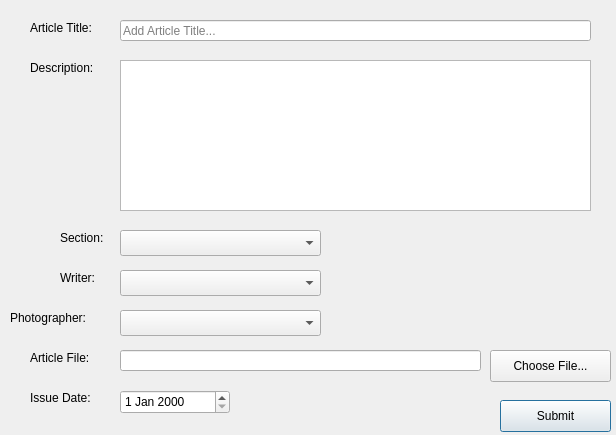
<?xml version="1.0" encoding="UTF-8"?>
<ui version="4.0">
 <class>newArticleWorkspaceWindow</class>
 <widget class="QDialog" name="newArticleWorkspaceWindow">
  <property name="geometry">
   <rect>
    <x>0</x>
    <y>0</y>
    <width>616</width>
    <height>435</height>
   </rect>
  </property>
  <property name="windowTitle">
   <string>Edit Article Workspace</string>
  </property>
  <widget class="QLabel" name="label">
   <property name="geometry">
    <rect>
     <x>30</x>
     <y>20</y>
     <width>91</width>
     <height>16</height>
    </rect>
   </property>
   <property name="text">
    <string>Article Title:</string>
   </property>
  </widget>
  <widget class="QLabel" name="label_2">
   <property name="geometry">
    <rect>
     <x>30</x>
     <y>60</y>
     <width>81</width>
     <height>16</height>
    </rect>
   </property>
   <property name="text">
    <string>Description:</string>
   </property>
  </widget>
  <widget class="QLabel" name="label_3">
   <property name="geometry">
    <rect>
     <x>60</x>
     <y>270</y>
     <width>51</width>
     <height>16</height>
    </rect>
   </property>
   <property name="text">
    <string>Writer:</string>
   </property>
  </widget>
  <widget class="QLineEdit" name="articleTitleTextField">
   <property name="geometry">
    <rect>
     <x>120</x>
     <y>20</y>
     <width>471</width>
     <height>21</height>
    </rect>
   </property>
   <property name="placeholderText">
    <string>Add Article Title...</string>
   </property>
  </widget>
  <widget class="QLabel" name="label_4">
   <property name="geometry">
    <rect>
     <x>60</x>
     <y>230</y>
     <width>51</width>
     <height>16</height>
    </rect>
   </property>
   <property name="text">
    <string>Section:</string>
   </property>
  </widget>
  <widget class="QTextEdit" name="descriptionTextField">
   <property name="geometry">
    <rect>
     <x>120</x>
     <y>60</y>
     <width>471</width>
     <height>151</height>
    </rect>
   </property>
  </widget>
  <widget class="QLabel" name="label_5">
   <property name="geometry">
    <rect>
     <x>10</x>
     <y>310</y>
     <width>91</width>
     <height>16</height>
    </rect>
   </property>
   <property name="text">
    <string>Photographer:</string>
   </property>
  </widget>
  <widget class="QComboBox" name="sectionComboBox">
   <property name="geometry">
    <rect>
     <x>120</x>
     <y>230</y>
     <width>201</width>
     <height>26</height>
    </rect>
   </property>
  </widget>
  <widget class="QComboBox" name="writerComboBox">
   <property name="geometry">
    <rect>
     <x>120</x>
     <y>270</y>
     <width>201</width>
     <height>26</height>
    </rect>
   </property>
  </widget>
  <widget class="QComboBox" name="photographerComboBox">
   <property name="geometry">
    <rect>
     <x>120</x>
     <y>310</y>
     <width>201</width>
     <height>26</height>
    </rect>
   </property>
  </widget>
  <widget class="QLabel" name="label_6">
   <property name="geometry">
    <rect>
     <x>30</x>
     <y>350</y>
     <width>71</width>
     <height>16</height>
    </rect>
   </property>
   <property name="text">
    <string>Article File:</string>
   </property>
  </widget>
  <widget class="QPushButton" name="pushButton">
   <property name="geometry">
    <rect>
     <x>490</x>
     <y>350</y>
     <width>121</width>
     <height>32</height>
    </rect>
   </property>
   <property name="text">
    <string>Choose File...</string>
   </property>
   <property name="autoDefault">
    <bool>false</bool>
   </property>
  </widget>
  <widget class="QLineEdit" name="articleFileTextField">
   <property name="geometry">
    <rect>
     <x>120</x>
     <y>350</y>
     <width>361</width>
     <height>21</height>
    </rect>
   </property>
  </widget>
  <widget class="QPushButton" name="pushButton_2">
   <property name="geometry">
    <rect>
     <x>500</x>
     <y>400</y>
     <width>111</width>
     <height>32</height>
    </rect>
   </property>
   <property name="text">
    <string>Submit</string>
   </property>
  </widget>
  <widget class="QLabel" name="label_7">
   <property name="geometry">
    <rect>
     <x>30</x>
     <y>390</y>
     <width>71</width>
     <height>16</height>
    </rect>
   </property>
   <property name="text">
    <string>Issue Date:</string>
   </property>
  </widget>
  <widget class="QDateEdit" name="issueDateEdit">
   <property name="geometry">
    <rect>
     <x>120</x>
     <y>390</y>
     <width>110</width>
     <height>24</height>
    </rect>
   </property>
  </widget>
 </widget>
 <resources/>
 <connections/>
</ui>
